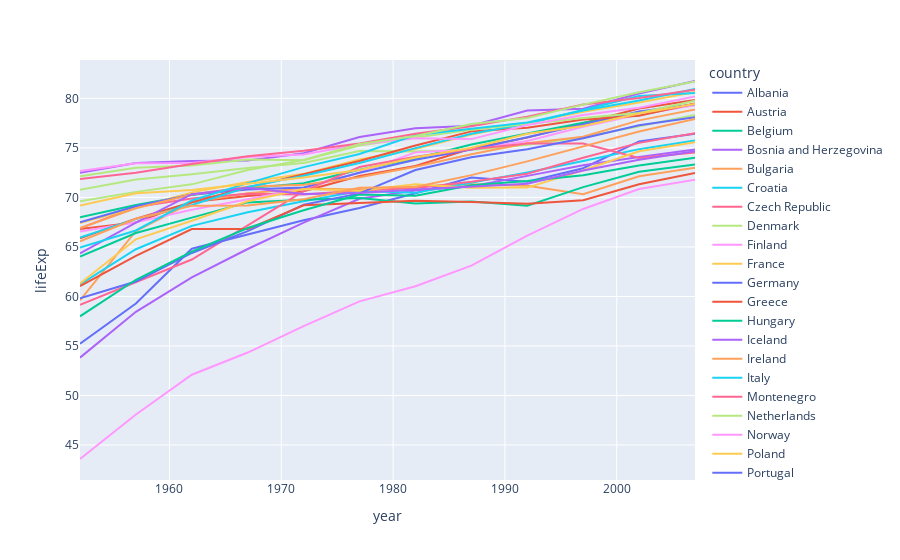

Write notebook code for a chart like this one.
### Code cell
# Line plot with plotly express
import plotly.express as px
gapminder = px.data.gapminder().query("continent == 'Europe'")
fig = px.line(gapminder, x='year', y='lifeExp', color='country')
fig.show()

### Figure 1 — Plotly figure (JSON) as saved in the notebook; plotly's stock layout.template omitted (floating-point values rounded to 4 significant figures)
{"data": [{"hovertemplate": "country=Albania<br>year=%{x}<br>lifeExp=%{y}<extra></extra>", "legendgroup": "Albania", "line": {"color": "#636efa", "dash": "solid"}, "mode": "lines", "name": "Albania", "orientation": "v", "showlegend": true, "type": "scatter", "x": [1952, 1957, 1962, 1967, 1972, 1977, 1982, 1987, 1992, 1997, 2002, 2007], "xaxis": "x", "y": [55.23, 59.28, 64.82, 66.22, 67.69, 68.93, 70.42, 72, 71.58, 72.95, 75.65, 76.42], "yaxis": "y"}, {"hovertemplate": "country=Austria<br>year=%{x}<br>lifeExp=%{y}<extra></extra>", "legendgroup": "Austria", "line": {"color": "#EF553B", "dash": "solid"}, "mode": "lines", "name": "Austria", "orientation": "v", "showlegend": true, "type": "scatter", "x": [1952, 1957, 1962, 1967, 1972, 1977, 1982, 1987, 1992, 1997, 2002, 2007], "xaxis": "x", "y": [66.8, 67.48, 69.54, 70.14, 70.63, 72.17, 73.18, 74.94, 76.04, 77.51, 78.98, 79.83], "yaxis": "y"}, {"hovertemplate": "country=Belgium<br>year=%{x}<br>lifeExp=%{y}<extra></extra>", "legendgroup": "Belgium", "line": {"color": "#00cc96", "dash": "solid"}, "mode": "lines", "name": "Belgium", "orientation": "v", "showlegend": true, "type": "scatter", "x": [1952, 1957, 1962, 1967, 1972, 1977, 1982, 1987, 1992, 1997, 2002, 2007], "xaxis": "x", "y": [68, 69.24, 70.25, 70.94, 71.44, 72.8, 73.93, 75.35, 76.46, 77.53, 78.32, 79.44], "yaxis": "y"}, {"hovertemplate": "country=Bosnia and Herzegovina<br>year=%{x}<br>lifeExp=%{y}<extra></extra>", "legendgroup": "Bosnia and Herzegovina", "line": {"color": "#ab63fa", "dash": "solid"}, "mode": "lines", "name": "Bosnia and Herzegovina", "orientation": "v", "showlegend": true, "type": "scatter", "x": [1952, 1957, 1962, 1967, 1972, 1977, 1982, 1987, 1992, 1997, 2002, 2007], "xaxis": "x", "y": [53.82, 58.45, 61.93, 64.79, 67.45, 69.86, 70.69, 71.14, 72.18, 73.24, 74.09, 74.85], "yaxis": "y"}, {"hovertemplate": "country=Bulgaria<br>year=%{x}<br>lifeExp=%{y}<extra></extra>", "legendgroup": "Bulgaria", "line": {"color": "#FFA15A", "dash": "solid"}, "mode": "lines", "name": "Bulgaria", "orientation": "v", "showlegend": true, "type": "scatter", "x": [1952, 1957, 1962, 1967, 1972, 1977, 1982, 1987, 1992, 1997, 2002, 2007], "xaxis": "x", "y": [59.6, 66.61, 69.51, 70.42, 70.9, 70.81, 71.08, 71.34, 71.19, 70.32, 72.14, 73.0], "yaxis": "y"}, {"hovertemplate": "country=Croatia<br>year=%{x}<br>lifeExp=%{y}<extra></extra>", "legendgroup": "Croatia", "line": {"color": "#19d3f3", "dash": "solid"}, "mode": "lines", "name": "Croatia", "orientation": "v", "showlegend": true, "type": "scatter", "x": [1952, 1957, 1962, 1967, 1972, 1977, 1982, 1987, 1992, 1997, 2002, 2007], "xaxis": "x", "y": [61.21, 64.77, 67.13, 68.5, 69.61, 70.64, 70.46, 71.52, 72.53, 73.68, 74.88, 75.75], "yaxis": "y"}, {"hovertemplate": "country=Czech Republic<br>year=%{x}<br>lifeExp=%{y}<extra></extra>", "legendgroup": "Czech Republic", "line": {"color": "#FF6692", "dash": "solid"}, "mode": "lines", "name": "Czech Republic", "orientation": "v", "showlegend": true, "type": "scatter", "x": [1952, 1957, 1962, 1967, 1972, 1977, 1982, 1987, 1992, 1997, 2002, 2007], "xaxis": "x", "y": [66.87, 69.03, 69.9, 70.38, 70.29, 70.71, 70.96, 71.58, 72.4, 74.01, 75.51, 76.49], "yaxis": "y"}, {"hovertemplate": "country=Denmark<br>year=%{x}<br>lifeExp=%{y}<extra></extra>", "legendgroup": "Denmark", "line": {"color": "#B6E880", "dash": "solid"}, "mode": "lines", "name": "Denmark", "orientation": "v", "showlegend": true, "type": "scatter", "x": [1952, 1957, 1962, 1967, 1972, 1977, 1982, 1987, 1992, 1997, 2002, 2007], "xaxis": "x", "y": [70.78, 71.81, 72.35, 72.96, 73.47, 74.69, 74.63, 74.8, 75.33, 76.11, 77.18, 78.33], "yaxis": "y"}, {"hovertemplate": "country=Finland<br>year=%{x}<br>lifeExp=%{y}<extra></extra>", "legendgroup": "Finland", "line": {"color": "#FF97FF", "dash": "solid"}, "mode": "lines", "name": "Finland", "orientation": "v", "showlegend": true, "type": "scatter", "x": [1952, 1957, 1962, 1967, 1972, 1977, 1982, 1987, 1992, 1997, 2002, 2007], "xaxis": "x", "y": [66.55, 67.49, 68.75, 69.83, 70.87, 72.52, 74.55, 74.83, 75.7, 77.13, 78.37, 79.31], "yaxis": "y"}, {"hovertemplate": "country=France<br>year=%{x}<br>lifeExp=%{y}<extra></extra>", "legendgroup": "France", "line": {"color": "#FECB52", "dash": "solid"}, "mode": "lines", "name": "France", "orientation": "v", "showlegend": true, "type": "scatter", "x": [1952, 1957, 1962, 1967, 1972, 1977, 1982, 1987, 1992, 1997, 2002, 2007], "xaxis": "x", "y": [67.41, 68.93, 70.51, 71.55, 72.38, 73.83, 74.89, 76.34, 77.46, 78.64, 79.59, 80.66], "yaxis": "y"}, {"hovertemplate": "country=Germany<br>year=%{x}<br>lifeExp=%{y}<extra></extra>", "legendgroup": "Germany", "line": {"color": "#636efa", "dash": "solid"}, "mode": "lines", "name": "Germany", "orientation": "v", "showlegend": true, "type": "scatter", "x": [1952, 1957, 1962, 1967, 1972, 1977, 1982, 1987, 1992, 1997, 2002, 2007], "xaxis": "x", "y": [67.5, 69.1, 70.3, 70.8, 71, 72.5, 73.8, 74.85, 76.07, 77.34, 78.67, 79.41], "yaxis": "y"}, {"hovertemplate": "country=Greece<br>year=%{x}<br>lifeExp=%{y}<extra></extra>", "legendgroup": "Greece", "line": {"color": "#EF553B", "dash": "solid"}, "mode": "lines", "name": "Greece", "orientation": "v", "showlegend": true, "type": "scatter", "x": [1952, 1957, 1962, 1967, 1972, 1977, 1982, 1987, 1992, 1997, 2002, 2007], "xaxis": "x", "y": [65.86, 67.86, 69.51, 71, 72.34, 73.68, 75.24, 76.67, 77.03, 77.87, 78.26, 79.48], "yaxis": "y"}, {"hovertemplate": "country=Hungary<br>year=%{x}<br>lifeExp=%{y}<extra></extra>", "legendgroup": "Hungary", "line": {"color": "#00cc96", "dash": "solid"}, "mode": "lines", "name": "Hungary", "orientation": "v", "showlegend": true, "type": "scatter", "x": [1952, 1957, 1962, 1967, 1972, 1977, 1982, 1987, 1992, 1997, 2002, 2007], "xaxis": "x", "y": [64.03, 66.41, 67.96, 69.5, 69.76, 69.95, 69.39, 69.58, 69.17, 71.04, 72.59, 73.34], "yaxis": "y"}, {"hovertemplate": "country=Iceland<br>year=%{x}<br>lifeExp=%{y}<extra></extra>", "legendgroup": "Iceland", "line": {"color": "#ab63fa", "dash": "solid"}, "mode": "lines", "name": "Iceland", "orientation": "v", "showlegend": true, "type": "scatter", "x": [1952, 1957, 1962, 1967, 1972, 1977, 1982, 1987, 1992, 1997, 2002, 2007], "xaxis": "x", "y": [72.49, 73.47, 73.68, 73.73, 74.46, 76.11, 76.99, 77.23, 78.77, 78.95, 80.5, 81.76], "yaxis": "y"}, {"hovertemplate": "country=Ireland<br>year=%{x}<br>lifeExp=%{y}<extra></extra>", "legendgroup": "Ireland", "line": {"color": "#FFA15A", "dash": "solid"}, "mode": "lines", "name": "Ireland", "orientation": "v", "showlegend": true, "type": "scatter", "x": [1952, 1957, 1962, 1967, 1972, 1977, 1982, 1987, 1992, 1997, 2002, 2007], "xaxis": "x", "y": [66.91, 68.9, 70.29, 71.08, 71.28, 72.03, 73.1, 74.36, 75.47, 76.12, 77.78, 78.89], "yaxis": "y"}, {"hovertemplate": "country=Italy<br>year=%{x}<br>lifeExp=%{y}<extra></extra>", "legendgroup": "Italy", "line": {"color": "#19d3f3", "dash": "solid"}, "mode": "lines", "name": "Italy", "orientation": "v", "showlegend": true, "type": "scatter", "x": [1952, 1957, 1962, 1967, 1972, 1977, 1982, 1987, 1992, 1997, 2002, 2007], "xaxis": "x", "y": [65.94, 67.81, 69.24, 71.06, 72.19, 73.48, 74.98, 76.42, 77.44, 78.82, 80.24, 80.55], "yaxis": "y"}, {"hovertemplate": "country=Montenegro<br>year=%{x}<br>lifeExp=%{y}<extra></extra>", "legendgroup": "Montenegro", "line": {"color": "#FF6692", "dash": "solid"}, "mode": "lines", "name": "Montenegro", "orientation": "v", "showlegend": true, "type": "scatter", "x": [1952, 1957, 1962, 1967, 1972, 1977, 1982, 1987, 1992, 1997, 2002, 2007], "xaxis": "x", "y": [59.16, 61.45, 63.73, 67.18, 70.64, 73.07, 74.1, 74.86, 75.44, 75.44, 73.98, 74.54], "yaxis": "y"}, {"hovertemplate": "country=Netherlands<br>year=%{x}<br>lifeExp=%{y}<extra></extra>", "legendgroup": "Netherlands", "line": {"color": "#B6E880", "dash": "solid"}, "mode": "lines", "name": "Netherlands", "orientation": "v", "showlegend": true, "type": "scatter", "x": [1952, 1957, 1962, 1967, 1972, 1977, 1982, 1987, 1992, 1997, 2002, 2007], "xaxis": "x", "y": [72.13, 72.99, 73.23, 73.82, 73.75, 75.24, 76.05, 76.83, 77.42, 78.03, 78.53, 79.76], "yaxis": "y"}, {"hovertemplate": "country=Norway<br>year=%{x}<br>lifeExp=%{y}<extra></extra>", "legendgroup": "Norway", "line": {"color": "#FF97FF", "dash": "solid"}, "mode": "lines", "name": "Norway", "orientation": "v", "showlegend": true, "type": "scatter", "x": [1952, 1957, 1962, 1967, 1972, 1977, 1982, 1987, 1992, 1997, 2002, 2007], "xaxis": "x", "y": [72.67, 73.44, 73.47, 74.08, 74.34, 75.37, 75.97, 75.89, 77.32, 78.32, 79.05, 80.2], "yaxis": "y"}, {"hovertemplate": "country=Poland<br>year=%{x}<br>lifeExp=%{y}<extra></extra>", "legendgroup": "Poland", "line": {"color": "#FECB52", "dash": "solid"}, "mode": "lines", "name": "Poland", "orientation": "v", "showlegend": true, "type": "scatter", "x": [1952, 1957, 1962, 1967, 1972, 1977, 1982, 1987, 1992, 1997, 2002, 2007], "xaxis": "x", "y": [61.31, 65.77, 67.64, 69.61, 70.85, 70.67, 71.32, 70.98, 70.99, 72.75, 74.67, 75.56], "yaxis": "y"}, {"hovertemplate": "country=Portugal<br>year=%{x}<br>lifeExp=%{y}<extra></extra>", "legendgroup": "Portugal", "line": {"color": "#636efa", "dash": "solid"}, "mode": "lines", "name": "Portugal", "orientation": "v", "showlegend": true, "type": "scatter", "x": [1952, 1957, 1962, 1967, 1972, 1977, 1982, 1987, 1992, 1997, 2002, 2007], "xaxis": "x", "y": [59.82, 61.51, 64.39, 66.6, 69.26, 70.41, 72.77, 74.06, 74.86, 75.97, 77.29, 78.1], "yaxis": "y"}, {"hovertemplate": "country=Romania<br>year=%{x}<br>lifeExp=%{y}<extra></extra>", "legendgroup": "Romania", "line": {"color": "#EF553B", "dash": "solid"}, "mode": "lines", "name": "Romania", "orientation": "v", "showlegend": true, "type": "scatter", "x": [1952, 1957, 1962, 1967, 1972, 1977, 1982, 1987, 1992, 1997, 2002, 2007], "xaxis": "x", "y": [61.05, 64.1, 66.8, 66.8, 69.21, 69.46, 69.66, 69.53, 69.36, 69.72, 71.32, 72.48], "yaxis": "y"}, {"hovertemplate": "country=Serbia<br>year=%{x}<br>lifeExp=%{y}<extra></extra>", "legendgroup": "Serbia", "line": {"color": "#00cc96", "dash": "solid"}, "mode": "lines", "name": "Serbia", "orientation": "v", "showlegend": true, "type": "scatter", "x": [1952, 1957, 1962, 1967, 1972, 1977, 1982, 1987, 1992, 1997, 2002, 2007], "xaxis": "x", "y": [58.0, 61.69, 64.53, 66.91, 68.7, 70.3, 70.16, 71.22, 71.66, 72.23, 73.21, 74.0], "yaxis": "y"}, {"hovertemplate": "country=Slovak Republic<br>year=%{x}<br>lifeExp=%{y}<extra></extra>", "legendgroup": "Slovak Republic", "line": {"color": "#ab63fa", "dash": "solid"}, "mode": "lines", "name": "Slovak Republic", "orientation": "v", "showlegend": true, "type": "scatter", "x": [1952, 1957, 1962, 1967, 1972, 1977, 1982, 1987, 1992, 1997, 2002, 2007], "xaxis": "x", "y": [64.36, 67.45, 70.33, 70.98, 70.35, 70.45, 70.8, 71.08, 71.38, 72.71, 73.8, 74.66], "yaxis": "y"}, {"hovertemplate": "country=Slovenia<br>year=%{x}<br>lifeExp=%{y}<extra></extra>", "legendgroup": "Slovenia", "line": {"color": "#FFA15A", "dash": "solid"}, "mode": "lines", "name": "Slovenia", "orientation": "v", "showlegend": true, "type": "scatter", "x": [1952, 1957, 1962, 1967, 1972, 1977, 1982, 1987, 1992, 1997, 2002, 2007], "xaxis": "x", "y": [65.57, 67.85, 69.15, 69.18, 69.82, 70.97, 71.06, 72.25, 73.64, 75.13, 76.66, 77.93], "yaxis": "y"}, {"hovertemplate": "country=Spain<br>year=%{x}<br>lifeExp=%{y}<extra></extra>", "legendgroup": "Spain", "line": {"color": "#19d3f3", "dash": "solid"}, "mode": "lines", "name": "Spain", "orientation": "v", "showlegend": true, "type": "scatter", "x": [1952, 1957, 1962, 1967, 1972, 1977, 1982, 1987, 1992, 1997, 2002, 2007], "xaxis": "x", "y": [64.94, 66.66, 69.69, 71.44, 73.06, 74.39, 76.3, 76.9, 77.57, 78.77, 79.78, 80.94], "yaxis": "y"}, {"hovertemplate": "country=Sweden<br>year=%{x}<br>lifeExp=%{y}<extra></extra>", "legendgroup": "Sweden", "line": {"color": "#FF6692", "dash": "solid"}, "mode": "lines", "name": "Sweden", "orientation": "v", "showlegend": true, "type": "scatter", "x": [1952, 1957, 1962, 1967, 1972, 1977, 1982, 1987, 1992, 1997, 2002, 2007], "xaxis": "x", "y": [71.86, 72.49, 73.37, 74.16, 74.72, 75.44, 76.42, 77.19, 78.16, 79.39, 80.04, 80.88], "yaxis": "y"}, {"hovertemplate": "country=Switzerland<br>year=%{x}<br>lifeExp=%{y}<extra></extra>", "legendgroup": "Switzerland", "line": {"color": "#B6E880", "dash": "solid"}, "mode": "lines", "name": "Switzerland", "orientation": "v", "showlegend": true, "type": "scatter", "x": [1952, 1957, 1962, 1967, 1972, 1977, 1982, 1987, 1992, 1997, 2002, 2007], "xaxis": "x", "y": [69.62, 70.56, 71.32, 72.77, 73.78, 75.39, 76.21, 77.41, 78.03, 79.37, 80.62, 81.7], "yaxis": "y"}, {"hovertemplate": "country=Turkey<br>year=%{x}<br>lifeExp=%{y}<extra></extra>", "legendgroup": "Turkey", "line": {"color": "#FF97FF", "dash": "solid"}, "mode": "lines", "name": "Turkey", "orientation": "v", "showlegend": true, "type": "scatter", "x": [1952, 1957, 1962, 1967, 1972, 1977, 1982, 1987, 1992, 1997, 2002, 2007], "xaxis": "x", "y": [43.59, 48.08, 52.1, 54.34, 57.01, 59.51, 61.04, 63.11, 66.15, 68.83, 70.84, 71.78], "yaxis": "y"}, {"hovertemplate": "country=United Kingdom<br>year=%{x}<br>lifeExp=%{y}<extra></extra>", "legendgroup": "United Kingdom", "line": {"color": "#FECB52", "dash": "solid"}, "mode": "lines", "name": "United Kingdom", "orientation": "v", "showlegend": true, "type": "scatter", "x": [1952, 1957, 1962, 1967, 1972, 1977, 1982, 1987, 1992, 1997, 2002, 2007], "xaxis": "x", "y": [69.18, 70.42, 70.76, 71.36, 72.01, 72.76, 74.04, 75.01, 76.42, 77.22, 78.47, 79.42], "yaxis": "y"}], "layout": {"legend": {"title": {"text": "country"}, "tracegroupgap": 0}, "margin": {"t": 60}, "xaxis": {"anchor": "y", "domain": [0, 1], "title": {"text": "year"}}, "yaxis": {"anchor": "x", "domain": [0, 1], "title": {"text": "lifeExp"}}}}
